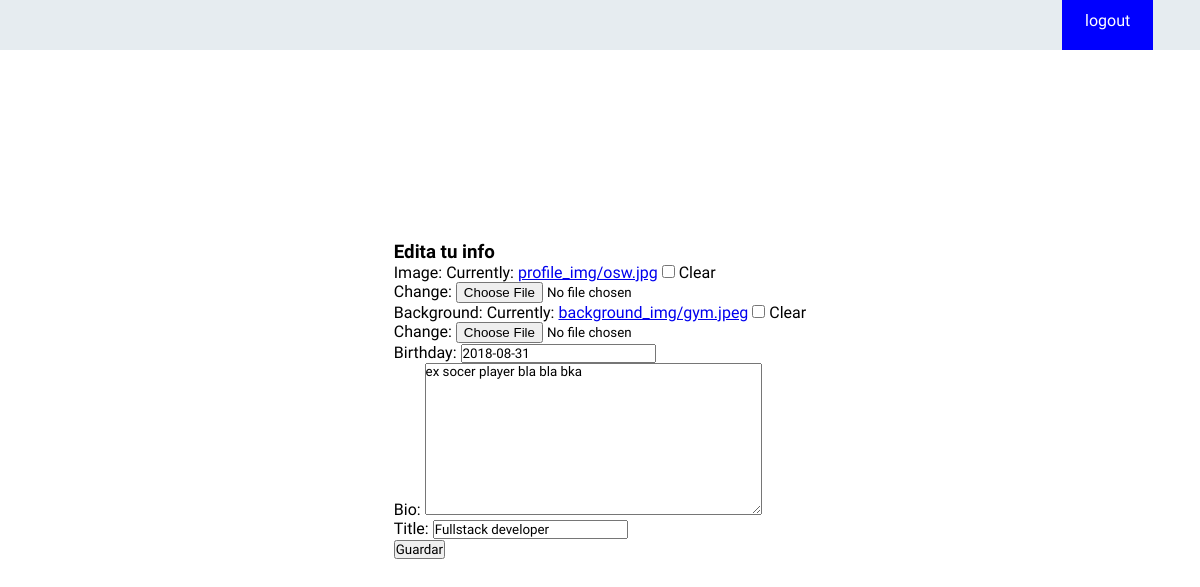
Page /accounts/edit/ (signed in) on the earlier database version.
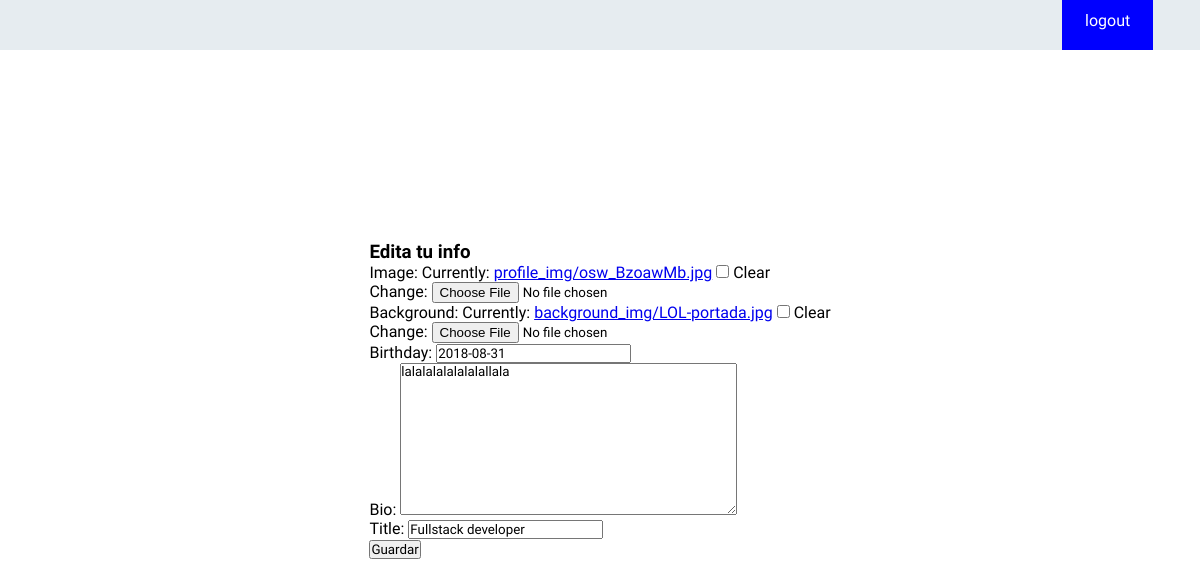
Same page on the later database version.
### accounts/models.py (models this page shows, shortened)
class Profile(models.Model):
	user = models.OneToOneField(User, on_delete=models.CASCADE, blank=True, null=True)
	image = models.ImageField(upload_to='profile_img', blank=True, null=True)
	background = models.ImageField(upload_to='background_img', blank=True, null=True)
	birthday = models.DateField(auto_now_add=False, blank=True, null=True)
	bio = models.TextField(blank=True, null=True)
	title = models.CharField(max_length=200, blank=True, null=True)

### accounts/views.py (the view, shortened to what this page needs)
# urls.py: path('edit/', EditProfileView.as_view(), name='edit'),
class EditProfileView(View):
	@method_decorator(login_required)
	def get(self, request):
		queryset = Profile.objects.get(id=request.user.profile.id)
		template_name = 'edit_profile.html'
		form = ProfileForm(instance=queryset)
		context = {
			'form': form,
		}
		return render(request, template_name, context)

### accounts/forms.py
class ProfileForm(forms.ModelForm):
	class Meta:
		model = Profile
		fields = '__all__'
		exclude =['user']

### accounts/templates/edit_profile.html (shortened to what this page needs)
{%extends 'base.html'%}
{%block content%}
<div class="log-container">
	<div>
		<h3>Edita tu info</h3>
		<form action="." method="post" enctype='multipart/form-data'>
			{{form.as_p}}
			<button type="submit">Guardar</button>
		</form>
	</div>
</div>
{%endblock content%}

Differences in the rows shown:
changed Profile "Fullstack developer": bio "ex socer player bla bla bka" → "lalalalalalalalallala"
Other differences:
text no longer shown: "Image: Currently: profile_img/osw.jpg Clear Change: Background: Currently: background_img/gym.jpeg Clear Change: Birthday: Bio: Title:"
text now shown: "Image: Currently: profile_img/osw_BzoawMb.jpg Clear Change: Background: Currently: background_img/LOL-portada.jpg Clear Change: Birthday: Bio: Title:"
